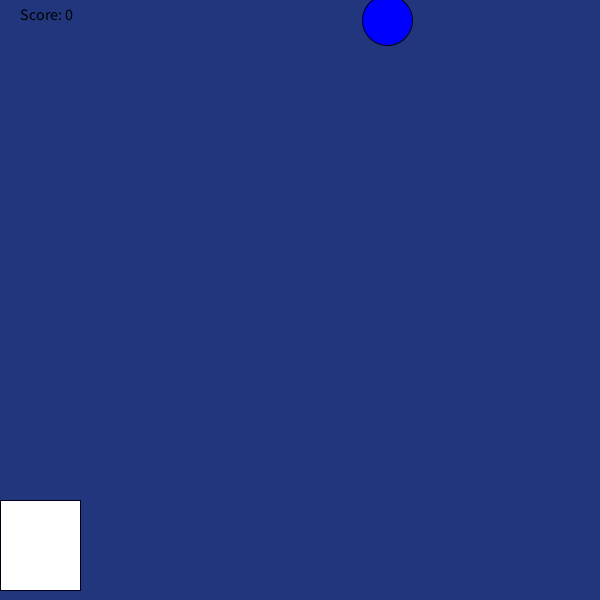
Frame 1 (no input)
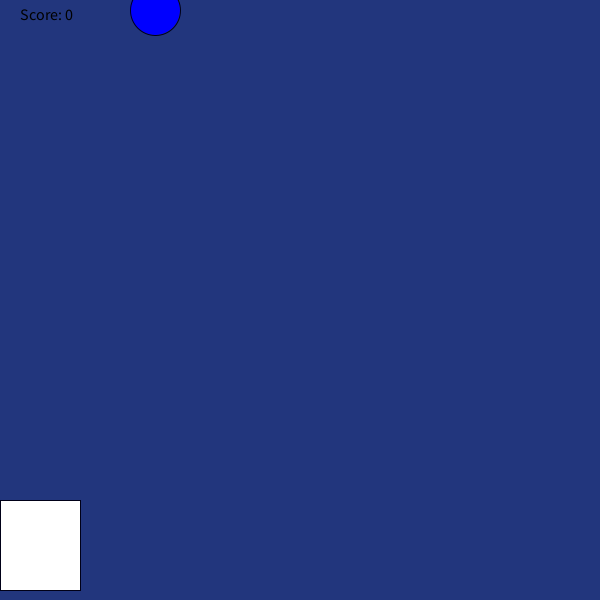
Frame 60 (the mouse pressed at the canvas centre just before this capture)
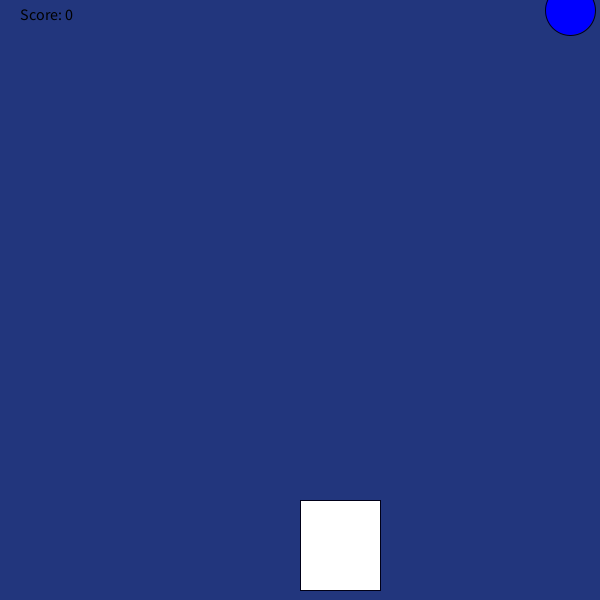
Frame 120 (the mouse held since frame 60 and released just before this capture)

The Processing sketch that drew these frames (run headless with seeded random() and noise(); from frame 60 on, the mouse is pressed at the canvas centre):

// Processing sketch: raingame
// ── raingame.pde
int y = 20;
int x = (int) random(600);
int score = 0;

void setup(){
size(600,600);




}
void draw(){
background(34, 54, 125); 
fill(0, 0, 255);
    stroke(0, 0, 23);
    ellipse(x, y, 50, 50);  
    y=y+10;
    if(y >=600){
      y=0;
      x = (int) random(600);
    }
    if(y==510){
      checkCatch(x);
    }
    fill(255,255,255);
    rect(mouseX, 500, 80, 90);
    fill(0, 0, 0);
    textSize(16);
    text("Score: " + score, 20, 20);
}
    
void checkCatch(int x){
         if (x > mouseX && x < mouseX+100)
            score++;
        println("Your score is now: " + score);
    }
  
   
